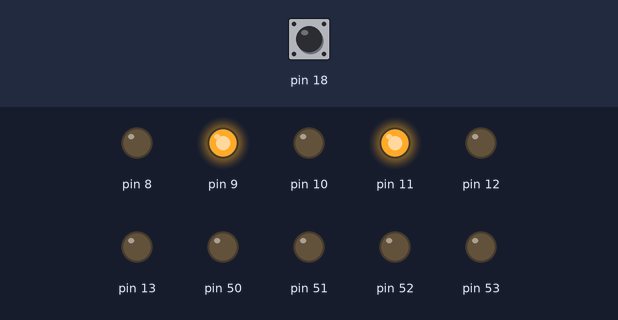
A program run on a simulated Arduino Mega 2560, built with avr-gcc and run on an emulated ATmega2560. On the bench: output pins drawn as LEDs (lit = HIGH). Inputs (shaded band) come from the test bench; at power-on: pin 18 HIGH.

Above: at 3.2 s.
3.3 s: pin 18 pulled LOW for 0.15 s
At 7.1 s:
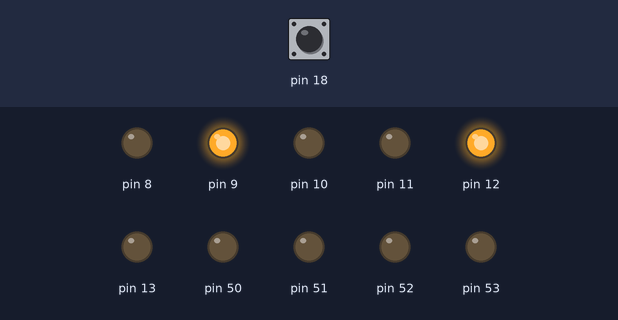
At 9.8 s:
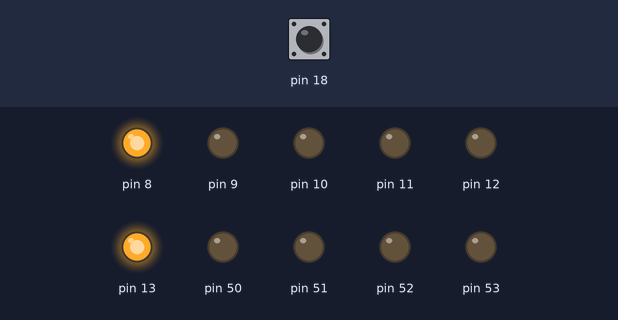
15.4 s: pin 18 pulled LOW for 1 s
At 24.1 s:
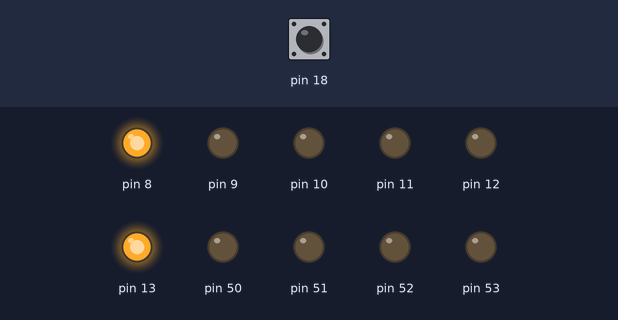
Timing chart, 0 to 24.4 s (numbered marks = the images above; inputs shaded):
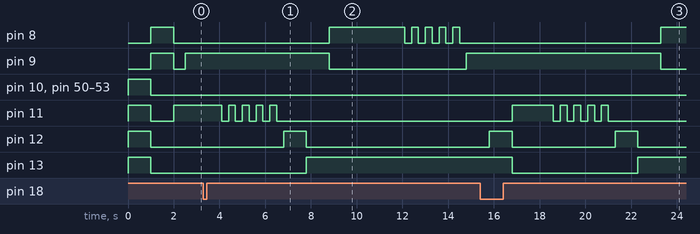

Measured:
- after the input at 3.3 s, pin 8: LOW → HIGH after 5.5 s, then repeats every 0.60 s: LOW 0.30 s, HIGH 0.30 s; pin 9: HIGH → LOW after 5.5 s, → HIGH 6.0 s later; pin 11: alternates HIGH for 0.30 s and LOW for 0.30 s, 9 changes in all, then stays LOW, starting after 0.80 s; pin 12: LOW → HIGH after 3.5 s, → LOW 1.0 s later; pin 13: LOW → HIGH after 4.5 s
- after the input at 15.4 s, pin 8: LOW → HIGH after 7.9 s; pin 9: HIGH → LOW after 7.9 s

The program:

main.cpp
```cpp
/**
* Module for using the uC with interrupts for traffic lights
*
* @author Mario Elsnig
* @date LITEC 2021-02-24
* @version 1.0
*/

#include <Arduino.h>

void setup()
{
  DDRB = 0xff; // PORTB all pins are outputs

  // PORTB test leds
  PORTB = 0xff;
  _delay_ms(1000);
  PORTB = 0x00;

  DDRH = 0x60; // Pin 8 & 9 are outputs

  // PORTH test leds
  PORTH = 0xff;
  _delay_ms(1000);
  PORTH = 0x00;

  DDRD &= ~(1 << PD3); // PD3 is input
  PORTD |= (1 << PD3); // Pull up R activated

  // Set interrupts
  EICRA |= (1 << ISC31); // Falling edge on PD3
  EIFR |= (1 << INTF3);  // Interrupt flag for PD3 INT3
  EIMSK |= (1 << INT3);  // Interrupt 3 for PD3 INT3
  sei();                 // Enable all interrupts
}

void loop()
{
  PORTB = 0x20; // Car green
  _delay_ms(500);

  PORTH = 0x40; // People red
  _delay_ms(500);
}

// Interrupt service routine for INT3 PD3
ISR(INT3_vect)
{
  PORTB = 0x20; // Car green
  _delay_ms(500);

  // Car green flash
  for (int i = 0; i < 5; i++)
  {
    PORTB = 0x20;
    _delay_ms(300);

    PORTB = 0x00;
    _delay_ms(300);
  }

  PORTB = 0x40; // Car yellow
  _delay_ms(1000);

  PORTB = 0x80; // Car red
  _delay_ms(1000);

  PORTH = 0x20; // People green
  _delay_ms(3000);

  // Peole green flash
  for (int i = 0; i < 5; i++)
  {
    PORTH = 0x20;
    _delay_ms(300);

    PORTH = 0x00;
    _delay_ms(300);
  }

  PORTH = 0x40; // People red
  _delay_ms(1000);

  PORTB = 0xC0; // Car red & yellow
  _delay_ms(1000);

  PORTB = 0x20; // Car green
  _delay_ms(1000);
}
```
